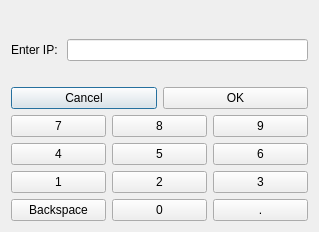
<?xml version="1.0" encoding="UTF-8"?>
<ui version="4.0">
 <class>ConnectServerWindow</class>
 <widget class="QDialog" name="ConnectServerWindow">
  <property name="geometry">
   <rect>
    <x>0</x>
    <y>0</y>
    <width>319</width>
    <height>232</height>
   </rect>
  </property>
  <property name="windowTitle">
   <string>Dialog</string>
  </property>
  <layout class="QGridLayout" name="gridLayout">
   <item row="1" column="0">
    <layout class="QVBoxLayout" name="verticalLayout">
     <item>
      <layout class="QHBoxLayout" name="horizontalLayout">
       <item>
        <widget class="QLabel" name="label">
         <property name="text">
          <string>Enter IP: </string>
         </property>
        </widget>
       </item>
       <item>
        <widget class="QLineEdit" name="ip_addr">
         <property name="text">
          <string/>
         </property>
        </widget>
       </item>
      </layout>
     </item>
     <item>
      <widget class="QLabel" name="prompt">
       <property name="text">
        <string/>
       </property>
       <property name="alignment">
        <set>Qt::AlignCenter</set>
       </property>
      </widget>
     </item>
     <item>
      <layout class="QHBoxLayout" name="horizontalLayout_2">
       <item>
        <widget class="QPushButton" name="pushButton_13">
         <property name="text">
          <string>Cancel</string>
         </property>
        </widget>
       </item>
       <item>
        <widget class="QPushButton" name="pushButton_14">
         <property name="text">
          <string>OK</string>
         </property>
        </widget>
       </item>
      </layout>
     </item>
     <item>
      <layout class="QHBoxLayout" name="horizontalLayout_3">
       <item>
        <widget class="QPushButton" name="pushButton_10">
         <property name="text">
          <string>7</string>
         </property>
        </widget>
       </item>
       <item>
        <widget class="QPushButton" name="pushButton_11">
         <property name="text">
          <string>8</string>
         </property>
        </widget>
       </item>
       <item>
        <widget class="QPushButton" name="pushButton_12">
         <property name="text">
          <string>9</string>
         </property>
        </widget>
       </item>
      </layout>
     </item>
     <item>
      <layout class="QHBoxLayout" name="horizontalLayout_4">
       <item>
        <widget class="QPushButton" name="pushButton_7">
         <property name="text">
          <string>4</string>
         </property>
        </widget>
       </item>
       <item>
        <widget class="QPushButton" name="pushButton_8">
         <property name="text">
          <string>5</string>
         </property>
        </widget>
       </item>
       <item>
        <widget class="QPushButton" name="pushButton_9">
         <property name="text">
          <string>6</string>
         </property>
        </widget>
       </item>
      </layout>
     </item>
     <item>
      <layout class="QHBoxLayout" name="horizontalLayout_5">
       <item>
        <widget class="QPushButton" name="pushButton_4">
         <property name="text">
          <string>1</string>
         </property>
        </widget>
       </item>
       <item>
        <widget class="QPushButton" name="pushButton_5">
         <property name="text">
          <string>2</string>
         </property>
        </widget>
       </item>
       <item>
        <widget class="QPushButton" name="pushButton_6">
         <property name="text">
          <string>3</string>
         </property>
        </widget>
       </item>
      </layout>
     </item>
     <item>
      <layout class="QHBoxLayout" name="horizontalLayout_6">
       <item>
        <widget class="QPushButton" name="pushButton_2">
         <property name="text">
          <string>Backspace</string>
         </property>
        </widget>
       </item>
       <item>
        <widget class="QPushButton" name="p0">
         <property name="text">
          <string>0</string>
         </property>
        </widget>
       </item>
       <item>
        <widget class="QPushButton" name="pushButton_3">
         <property name="text">
          <string>.</string>
         </property>
        </widget>
       </item>
      </layout>
     </item>
    </layout>
   </item>
   <item row="0" column="0">
    <widget class="QLabel" name="label_2">
     <property name="text">
      <string/>
     </property>
    </widget>
   </item>
  </layout>
 </widget>
 <resources/>
 <connections/>
</ui>
